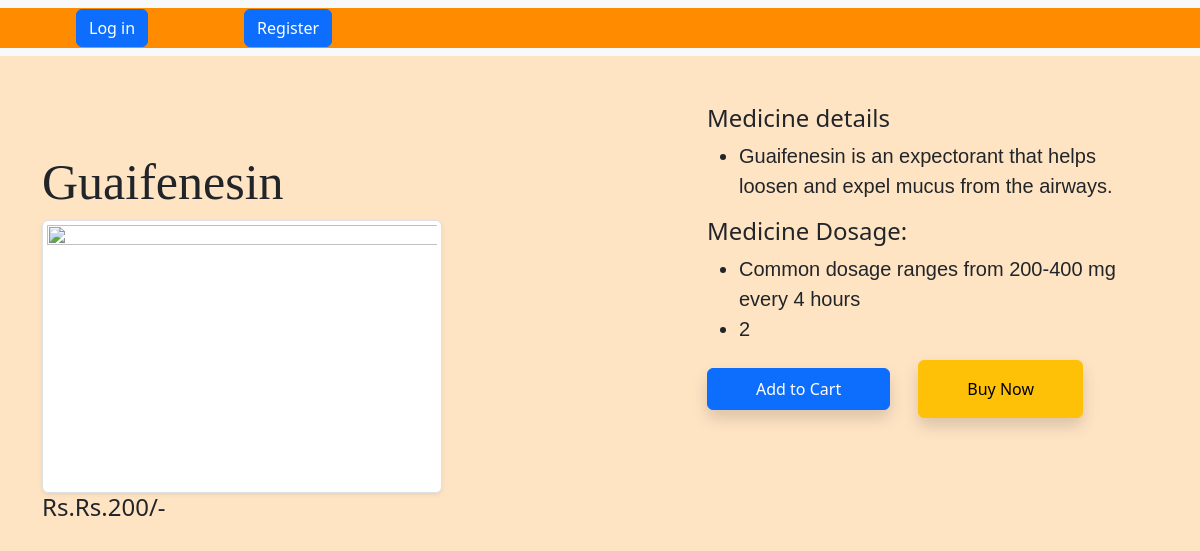
Screenshot of /medicine-detail/2 with the database file from the repository.
### app/models.py (models this page shows, shortened)
class Medicine(models.Model):
    id=models.IntegerField(primary_key=True)
    name=models.CharField(max_length=30)
    disease=models.CharField(choices=CATEGORY_CHOICES,max_length=30)
    description=models.CharField(max_length=1000)
    dosage=models.CharField(max_length=500)
    price=models.CharField(max_length=500,default='Rs. 200')
    image=models.URLField()

### app/views.py (the view)
# urls.py: path("medicine-detail/<int:pk>",views.MedicineDetail.as_view(),name="medicine-detail"),
class MedicineDetail(View):
    def get(self,request,pk):
        medicine=Medicine.objects.get(pk=pk)
        return render(request,"medicinedetail.html",locals())

### app/templates/medicinedetail.html (shortened to what this page needs)
{% extends 'base.html' %}
{% load static %}
{% block main-content %}
    <div class="container my-5">
        <div class="row flex justify-content-between">
            <div class="img2 col-lg-5 mt-5">
                 <h1 style="font-family: Georgia, 'Times New Roman', Times, serif; font-size: 50px;">{{medicine.name}}</h1>
                 <img src="{{medicine.image}}"  class="img-fluid img-thumbnail shadow-sm"  width="400px" height="270px" alt="">
                 <h4>Rs.{{medicine.price}}/-</h4>
                 <br><br>
            </div>
            <div class="product-detail col-lg-5">
            <h4>Medicine details</h4>
            <ul class="fs-5" style="font-family:Verdana, Geneva, Tahoma, sans-serif;">
                <li>{{medicine.description}}</li>
            </ul>
            <h4>Medicine Dosage:</h4>
            <ul class="fs-5" style="font-family:Verdana, Geneva, Tahoma, sans-serif;">
                <li>{{medicine.dosage}}</li>
                <li>{{medicine.id}}</li>
            </ul>
                <form action="/add-to-cart" class="d-line">
                    <button type="submit" class="btn btn-primary shadow px-5 py-2">Add to Cart</button>
                    <span><a href="{% url 'showcart' %}" class="btn btn-warning shadow px-5 py-3 ms-4">Buy Now</a></span>
                </form>
            </div>
        </div>
    </div>
{% endblock main-content %}

### rows the page displays
Medicine: name "Guaifenesin", price "Rs.200", description "Guaifenesin is an expectorant that helps loosen and expel mucus from the airways.", dosage "Common dosage ranges from 200-400 mg every 4 hours", id "2"
